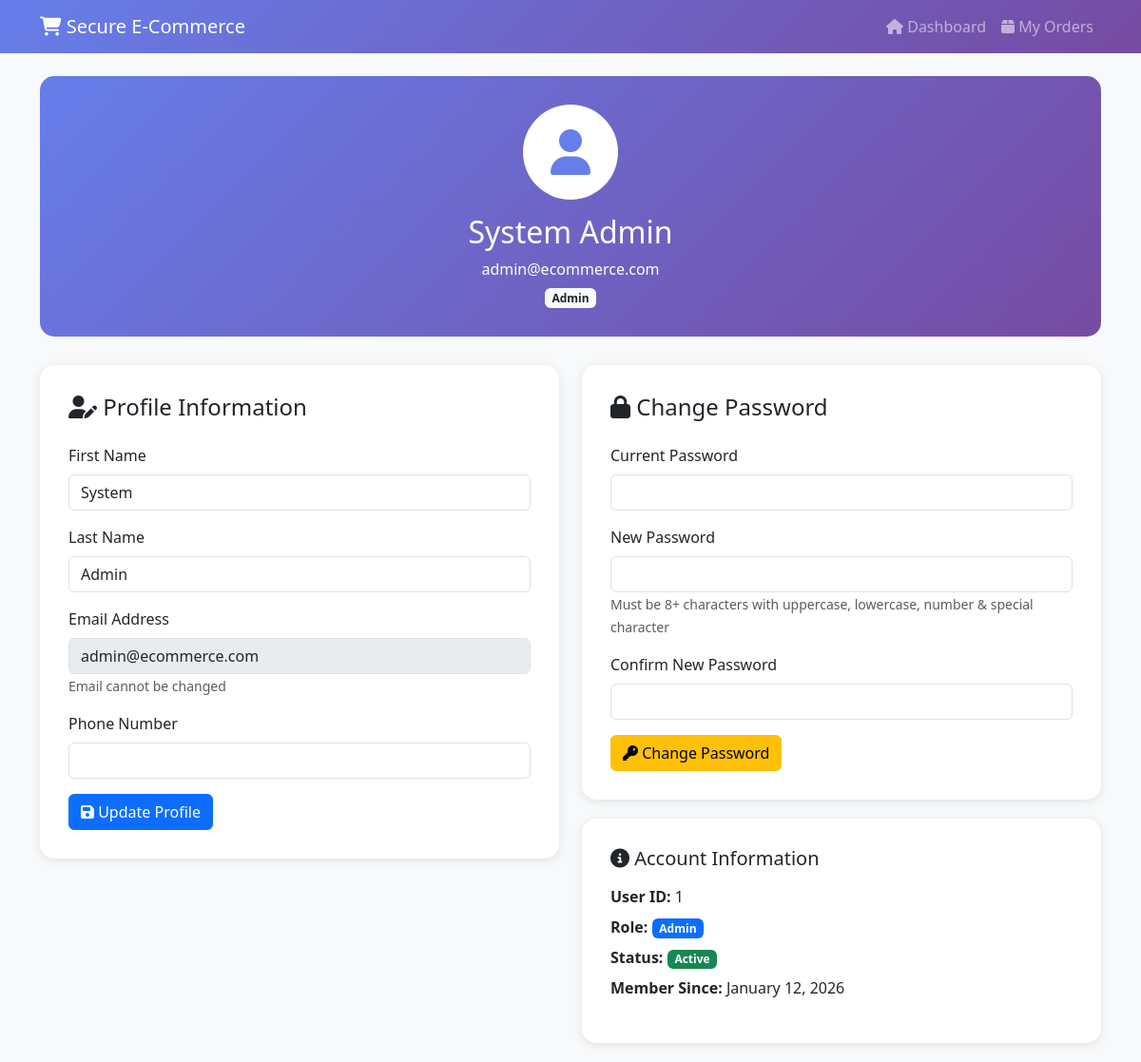
Screenshot of /user/profile.php (signed in) with the database file from the repository.
### tables this page shows
CREATE TABLE users (
    user_id INT AUTO_INCREMENT PRIMARY KEY,
    email VARCHAR(255) UNIQUE NOT NULL,
    password_hash VARCHAR(255) NOT NULL,
    first_name VARCHAR(100) NOT NULL,
    last_name VARCHAR(100) NOT NULL,
    phone VARCHAR(20),
    role ENUM('customer', 'admin') DEFAULT 'customer',
    is_active BOOLEAN DEFAULT TRUE,
    failed_login_attempts INT DEFAULT 0,
    last_failed_login TIMESTAMP NULL,
    account_locked_until TIMESTAMP NULL,
    created_at TIMESTAMP DEFAULT CURRENT_TIMESTAMP,
    updated_at TIMESTAMP DEFAULT CURRENT_TIMESTAMP ON UPDATE CURRENT_TIMESTAMP,
    INDEX idx_email (email),
    INDEX idx_role (role)
);

### user/profile.php (the view, shortened to what this page needs)
<?php
$db = Database::getInstance()->getConnection();
$userId = $_SESSION['user_id'];
$stmt = $db->prepare("SELECT * FROM users WHERE user_id = :user_id");
$stmt->execute([':user_id' => $userId]);
$user = $stmt->fetch();
?>
<!DOCTYPE html>
<html lang="en">
<head>
    <link href="https://cdn.jsdelivr.net/npm/bootstrap@5.3.0/dist/css/bootstrap.min.css" rel="stylesheet">
    <link href="https://cdnjs.cloudflare.com/ajax/libs/font-awesome/6.4.0/css/all.min.css" rel="stylesheet">
</head>
<body>
    <nav class="navbar navbar-expand-lg navbar-dark">
        <div class="container">
            <a class="navbar-brand" href="../dashboard.php">
                <i class="fas fa-shopping-cart"></i> Secure E-Commerce
            </a>
            <div class="navbar-nav ms-auto">
                <a class="nav-link" href="../dashboard.php">
                    <i class="fas fa-home"></i> Dashboard
                </a>
                <a class="nav-link" href="orders.php">
                    <i class="fas fa-box"></i> My Orders
                </a>
            </div>
        </div>
    </nav>
    <div class="container mt-4">
        <div class="profile-header">
            <div class="profile-avatar">
                <i class="fas fa-user"></i>
            </div>
            <h2><?php echo htmlspecialchars($user['first_name'] . ' ' . $user['last_name']); ?></h2>
            <p class="mb-0"><?php echo htmlspecialchars($user['email']); ?></p>
            <span class="badge bg-light text-dark mt-2">
                <?php echo ucfirst($user['role']); ?>
            </span>
        </div>
        <div class="row">
            <div class="col-lg-6">
                <div class="profile-card">
                    <h4 class="mb-4"><i class="fas fa-user-edit"></i> Profile Information</h4>
                    <form method="POST" action="">
                        <div class="mb-3">
                            <label for="first_name" class="form-label">First Name</label>
                            <input
                                type="text"
                                class="form-control"
                                id="first_name"
                                name="first_name"
                                value="<?php echo htmlspecialchars($user['first_name']); ?>"
                                required
                            >
                        </div>
                        <div class="mb-3">
                            <label for="last_name" class="form-label">Last Name</label>
                            <input
                                type="text"
                                class="form-control"
                                id="last_name"
                                name="last_name"
                                value="<?php echo htmlspecialchars($user['last_name']); ?>"
                                required
                            >
                        </div>
                        <div class="mb-3">
                            <label for="email" class="form-label">Email Address</label>
                            <input
                                type="email"
                                class="form-control"
                                id="email"
                                value="<?php echo htmlspecialchars($user['email']); ?>"
                                disabled
                            >
                            <small class="text-muted">Email cannot be changed</small>
                        </div>
                        <div class="mb-3">
                            <label for="phone" class="form-label">Phone Number</label>
                            <input
                                type="tel"
                                class="form-control"
                                id="phone"
                                name="phone"
                                value="<?php echo htmlspecialchars($user['phone'] ?? ''); ?>"
                            >
                        </div>
                        <button type="submit" name="update_profile" class="btn btn-primary">
                            <i class="fas fa-save"></i> Update Profile
                        </button>
                    </form>
                </div>
            </div>
            <div class="col-lg-6">
                <div class="profile-card">
                    <h4 class="mb-4"><i class="fas fa-lock"></i> Change Password</h4>
                    <form method="POST" action="">
                        <div class="mb-3">
                            <label for="current_password" class="form-label">Current Password</label>
                            <input
                                type="password"
                                class="form-control"
                                id="current_password"
                                name="current_password"
                                required
                            >
                        </div>
                        <div class="mb-3">
                            <label for="new_password" class="form-label">New Password</label>
                            <input
                                type="password"
                                class="form-control"
                                id="new_password"
                                name="new_password"
                                required
                            >
                            <small class="text-muted">
                                Must be 8+ characters with uppercase, lowercase, number & special character
                            </small>
                        </div>
                        <div class="mb-3">
                            <label for="confirm_password" class="form-label">Confirm New Password</label>
                            <input
                                type="password"
                                class="form-control"
                                id="confirm_password"
                                name="confirm_password"
                                required
                            >
                        </div>
                        <button type="submit" name="change_password" class="btn btn-warning">
                            <i class="fas fa-key"></i> Change Password
                        </button>
                    </form>
                </div>
                <div class="profile-card">
                    <h5 class="mb-3"><i class="fas fa-info-circle"></i> Account Information</h5>
                    <ul class="list-unstyled">
                        <li class="mb-2">
                            <strong>User ID:</strong> <?php echo $user['user_id']; ?>
                        </li>
                        <li class="mb-2">
                            <strong>Role:</strong>
                            <span class="badge bg-primary"><?php echo ucfirst($user['role']); ?></span>
                        </li>
                        <li class="mb-2">
                            <strong>Status:</strong>
                            <span class="badge bg-<?php echo $user['is_active'] ? 'success' : 'danger'; ?>">
                                <?php echo $user['is_active'] ? 'Active' : 'Inactive'; ?>
                            </span>
                        </li>
                        <li class="mb-2">
                            <strong>Member Since:</strong>
                            <?php echo date('F d, Y', strtotime($user['created_at'])); ?>
                        </li>
                    </ul>
                </div>
            </div>
        </div>
    </div>
</body>
</html>

### user/profile.php (style rules this page uses)
body { background-color: #f8f9fa; }
.navbar { background: linear-gradient(135deg, #667eea 0%, #764ba2 100%); }
.profile-card { background: white; border-radius: 15px; padding: 30px; box-shadow: 0 2px 10px rgba(0,0,0,0.1); margin-bottom: 20px; }
.profile-header { text-align: center; padding: 30px; background: linear-gradient(135deg, #667eea 0%, #764ba2 100%); color: white; border-radius: 15px; margin-bottom: 30px; }
.profile-avatar { width: 100px; height: 100px; background: white; border-radius: 50%; display: flex; align-items: center; justify-content: center; margin: 0 auto 15px; font-size: 3rem; color: #667eea; }

### rows the page displays
users: first_name+last_name "System Admin", email "admin@ecommerce.com", role "Admin", first_name "System", last_name "Admin", user_id "1", created_at "January 12, 2026"
